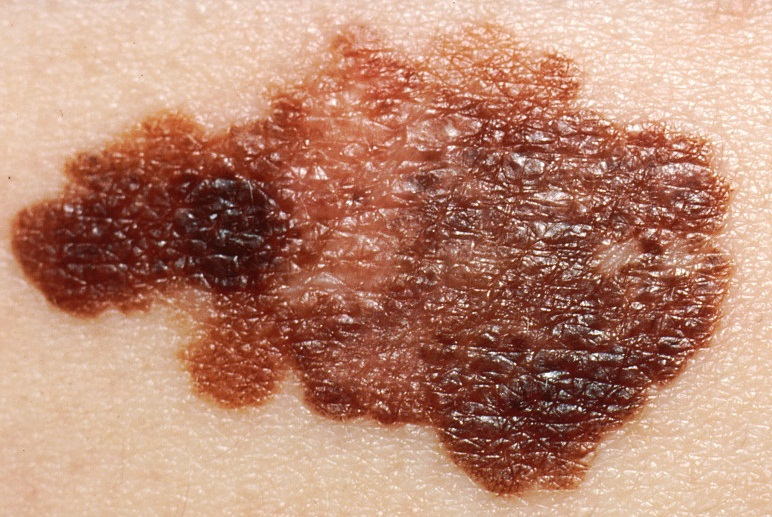
%> input picture matlabCourse/lab8/czerniak.jpg, 772 x 517 px
$ octave cw1.m   (GNU Octave 9; MATLAB toolbox functions it lacks are replaced by stand-ins)
%> lines starting %> are read from the running program, lines starting %| are printed output that depends on the picture; in (x1, y1, x2, y2) boxes, pixels count from 0 and x2, y2 are one past the last pixel; in counts of white or black regions, pixels touching at a corner belong together; the program's own positions count from 1
I = imread('czerniak.jpg');
%> I is the input picture: size 517x772x3 uint8; mean R, G, B 185.9, 136.6, 115.9
J = rgb2gray(I);
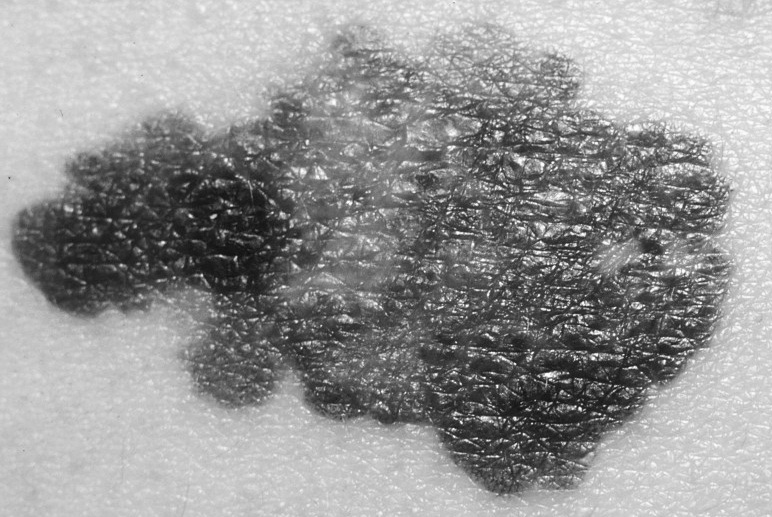
%> J: size 517x772 uint8; min 12, max 255, mean 149
subplot(2,2,1);
imshow(J);
subplot(2,2,2);
imhist(J);
B = J > 160;
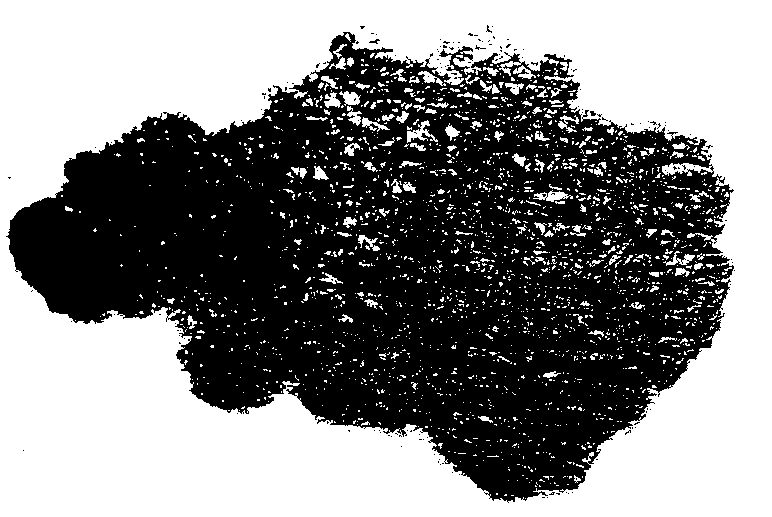
%> B: size 517x772 logical; 52.2% white; 165 black regions (162 under 20 px), largest, box (x1, y1, x2, y2) and area: (6, 32, 734, 503) 190290, (369, 39, 380, 44) 25, (590, 111, 596, 116) 22
subplot(2,2,3);
imshow(B);
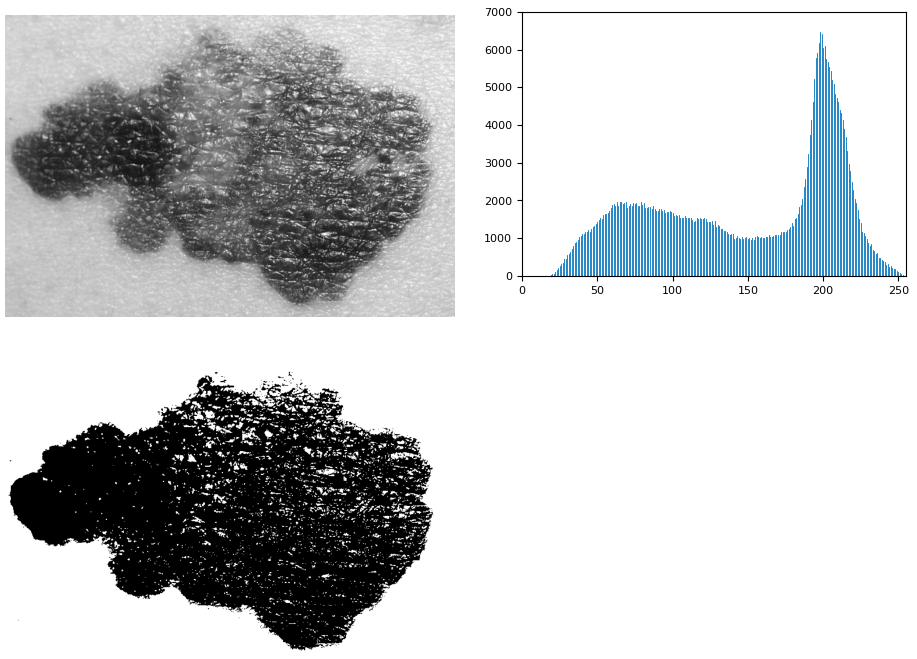
%> figure redrawn from the program's plot data, 3 panels
imwrite(B,'czerniakBW.bmp');

$ run again, with matlabCourse/lab8/okret.jpg copied over matlabCourse/lab8/czerniak.jpg
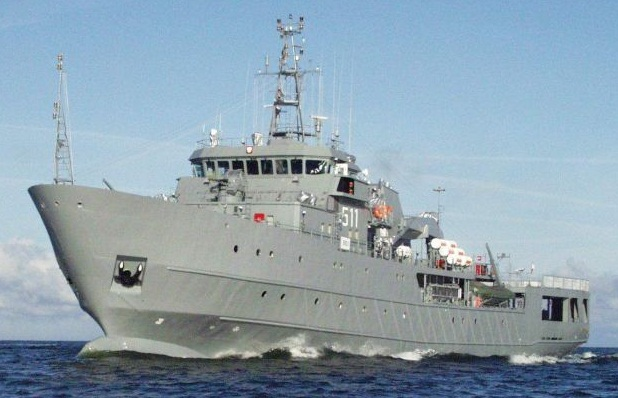
%> input picture matlabCourse/lab8/okret.jpg, 618 x 398 px
%> I is the input picture: size 398x618x3 uint8; mean R, G, B 142.3, 162.2, 175.5
%> `B = J > 160;`:
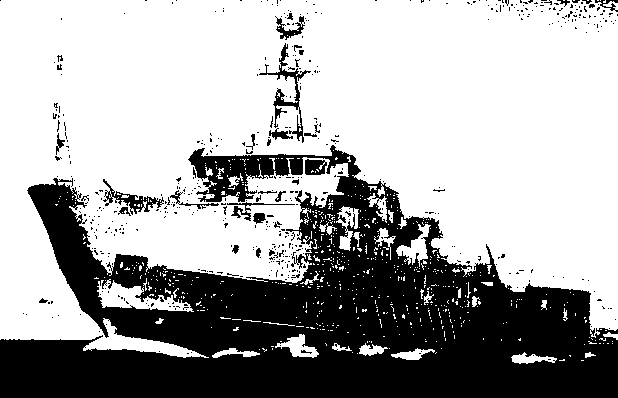
%> B: size 398x618 logical; 66% white; 508 black regions (475 under 20 px), largest, box (x1, y1, x2, y2) and area: (0, 145, 618, 398) 78706, (259, 43, 311, 143) 804, (103, 179, 164, 215) 542
%> `imshow(B);`:
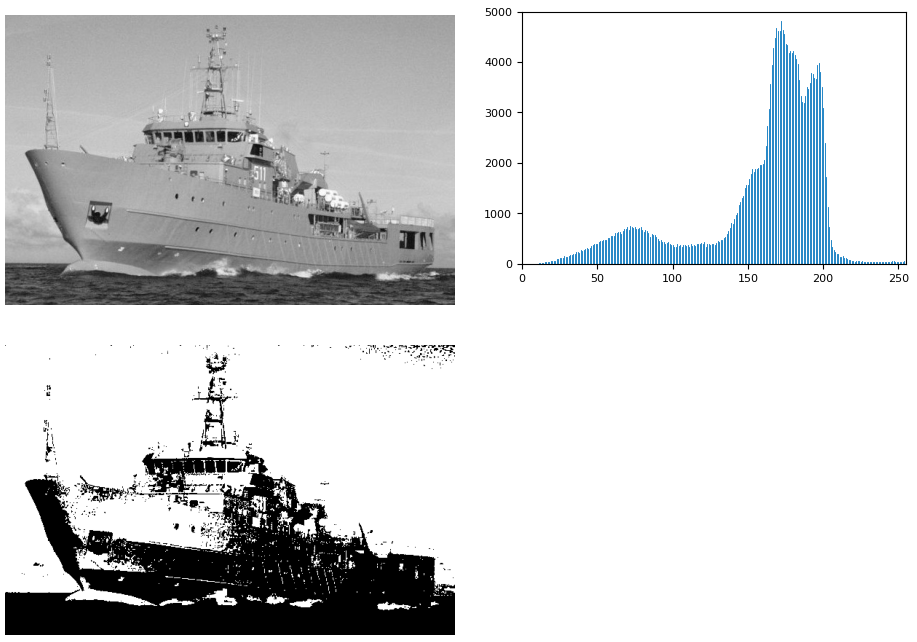
%> figure redrawn from the program's plot data, 3 panels

$ run again, with matlabCourse/lab8/czaple.bmp saved as matlabCourse/lab8/czerniak.jpg
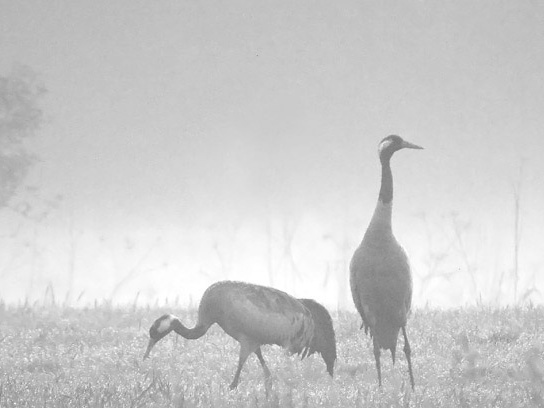
%> input picture matlabCourse/lab8/czaple.bmp, 544 x 408 px
%> I is the input picture: size 408x544 uint8; min 114, max 255, mean 204.4
%> `B = J > 160;`:
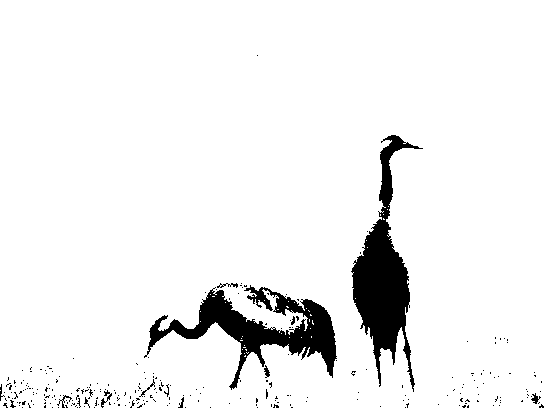
%> B: size 408x544 logical; 93.9% white; 262 black regions (248 under 20 px), largest, box (x1, y1, x2, y2) and area: (351, 135, 423, 392) 6441, (144, 285, 337, 390) 5967, (101, 390, 112, 408) 63
%> `imshow(B);`:
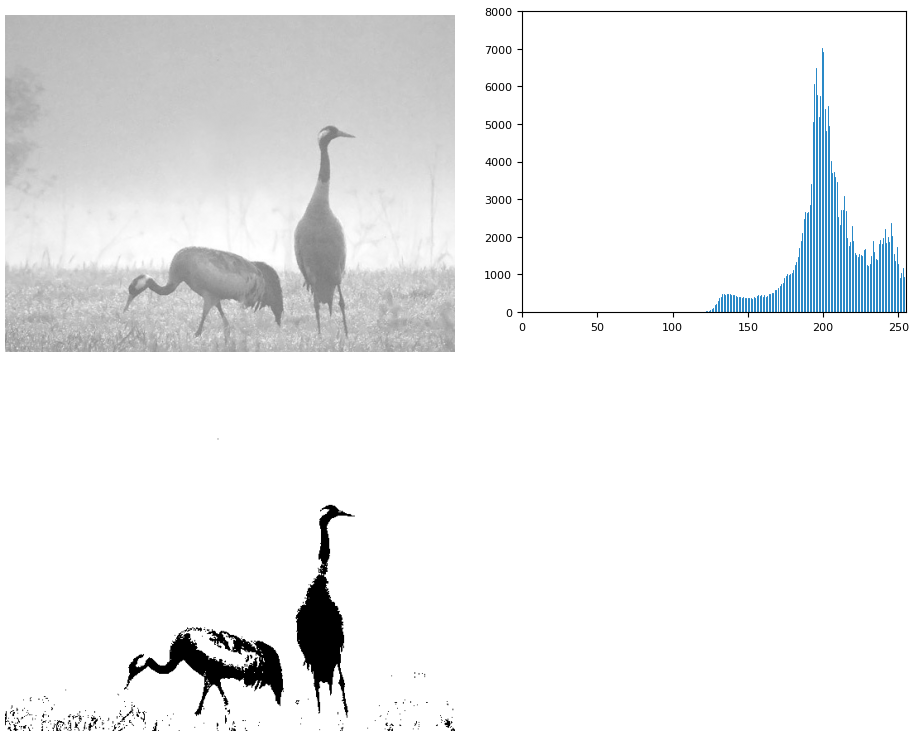
%> figure redrawn from the program's plot data, 3 panels

$ run again, with matlabCourse/lab8/jablko.bmp saved as matlabCourse/lab8/czerniak.jpg
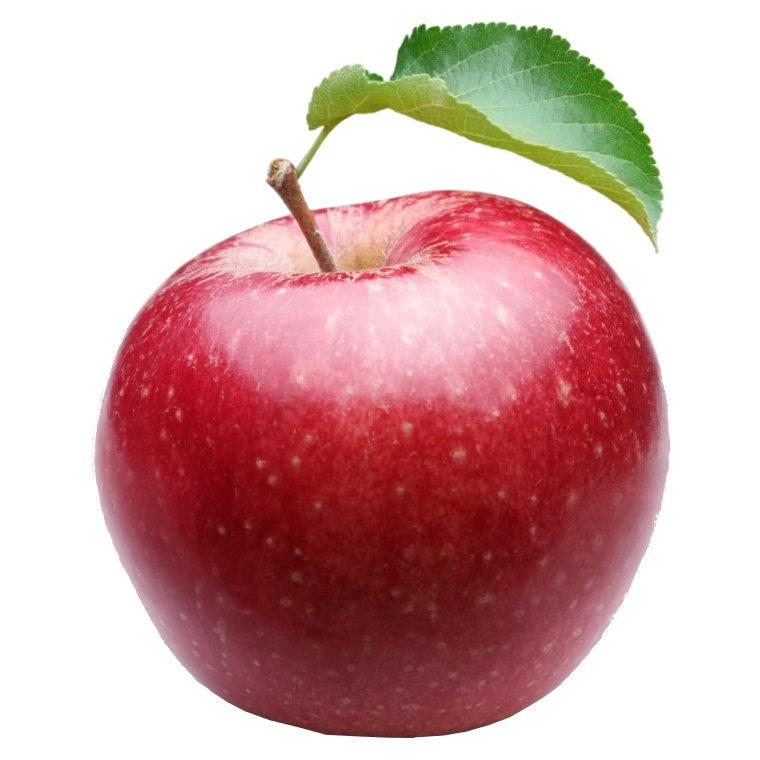
%> input picture matlabCourse/lab8/jablko.bmp, 760 x 760 px
%> I is the input picture: size 760x760x3 uint8; mean R, G, B 209.4, 170.1, 169.8
%> `B = J > 160;`:
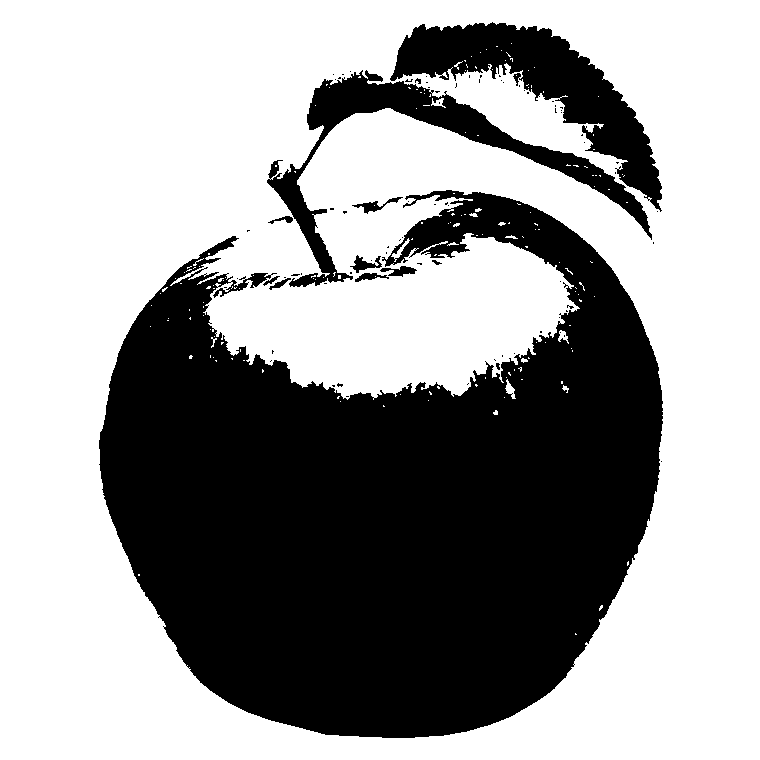
%> B: size 760x760 logical; 61.4% white; 83 black regions (70 under 20 px), largest, box (x1, y1, x2, y2) and area: (99, 190, 663, 738) 194394, (390, 22, 662, 212) 15250, (267, 70, 652, 287) 12184
%> `imshow(B);`:
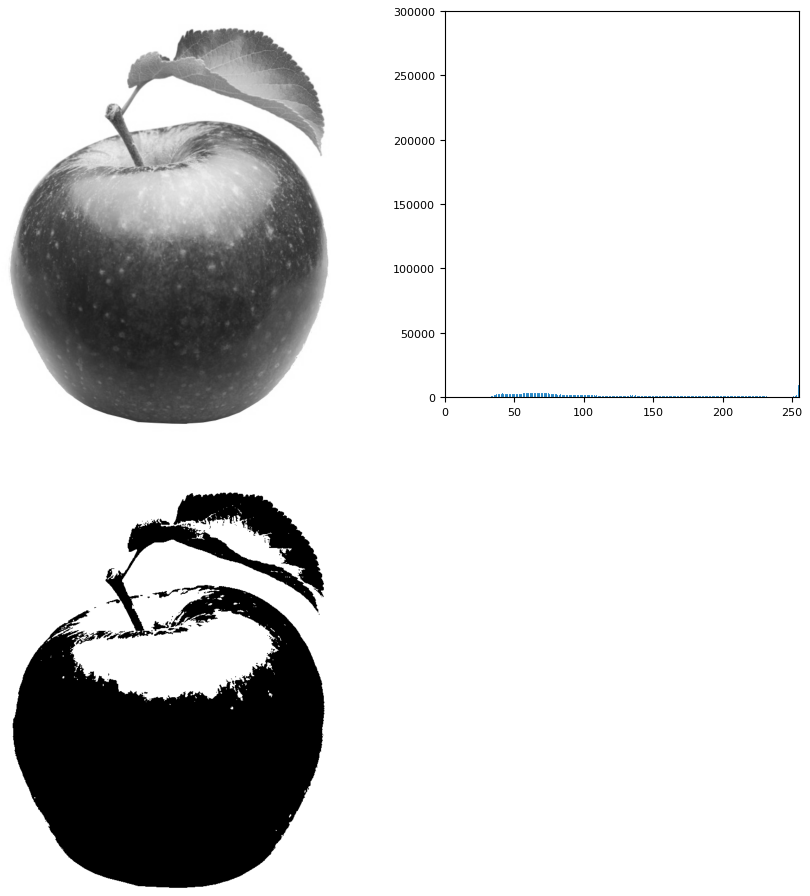
%> figure redrawn from the program's plot data, 3 panels
